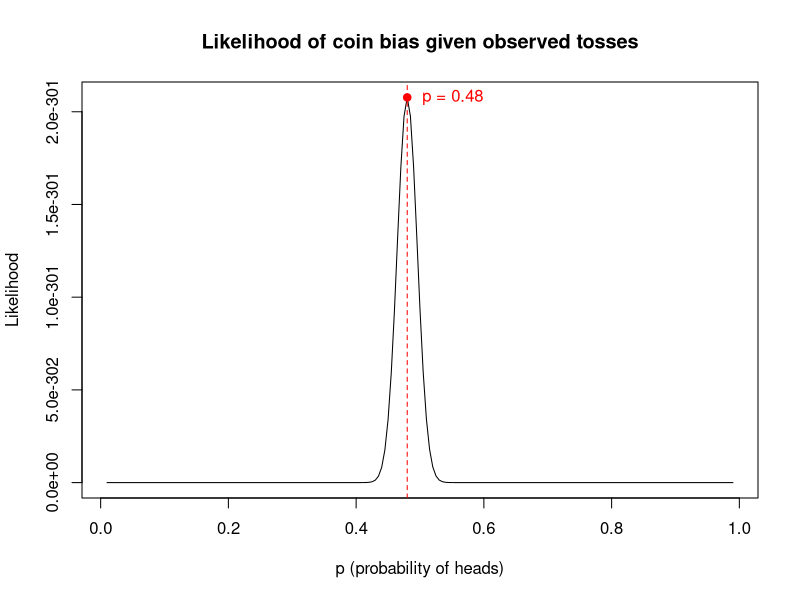
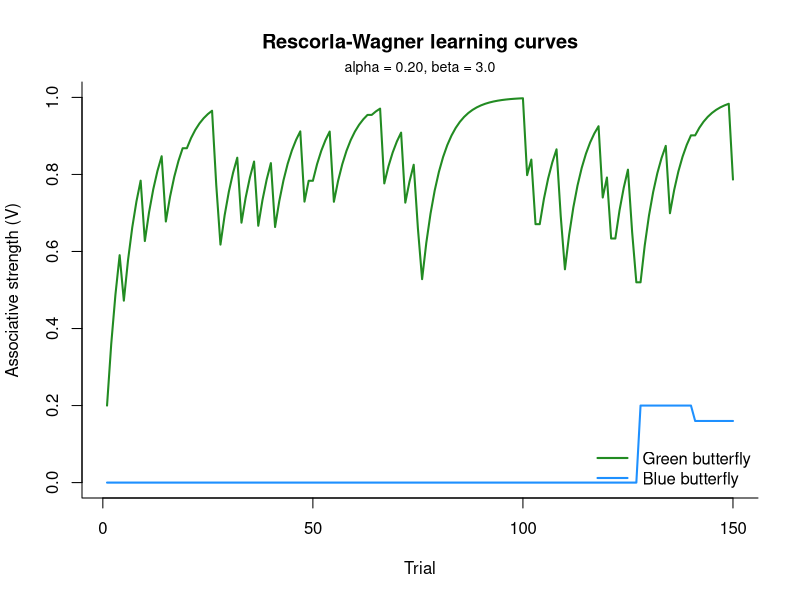
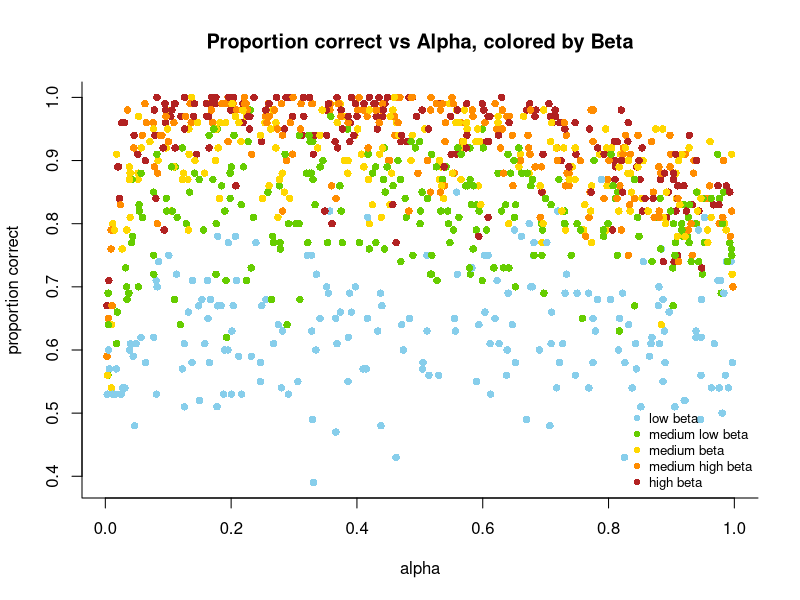

Here is the R script that generated these plots, in order:
# regular cointoss: 50/50 kans op kop of munt
samplesize = 100
prob1 = 0.5
prob2 = 0.5

# generate coin
coin = c(0, 1)
toss <- sample(coin, replace = TRUE, size = samplesize, prob = c(prob1, prob2))

cointoss <- function(samplesize = 100, prob1 = 0.5, prob2 = 0.5) {
  coin <- c(0, 1)
  toss <- sample(coin, replace = TRUE, size = samplesize, prob = c(prob1, prob2))
  return(toss)
}

# likelihood function: L(p) = p^heads * (1 - p)^(n - heads)
# log-likelihood: logL(p) = heads * log(p) + (n - heads) * log(1 - p)
# generate data
set.seed(3)
toss <- cointoss(samplesize = 1000, prob1 = 0.5, prob2 = 0.5)
heads <- sum(toss)
n <- length(toss)

# log-likelihood function
loglik <- function(p, heads, n) {
  heads * log(p) + (n - heads) * log(1 - p)
}

# p zoeken die log-likelihood function maximizet = maximum likelihood estimate (mle)
mle <- optimize(loglik, interval = c(1e-4, 1-1e-4), heads = heads, n = n, maximum = TRUE)
mle$maximum 
heads / n

# plot likelihood curve
ps <- seq(0.01, 0.99, by = 0.005)
liks <- exp(sapply(ps, loglik, heads = heads, n = n))

peak_p <- mle$maximum
peak_lik <- exp(mle$objective)

plot(ps, liks, type = "l", xlab = "p (probability of heads)", ylab = "Likelihood", 
     main = "Likelihood of coin bias given observed tosses")
abline(v = peak_p, col = "red", lty = 2)
points(peak_p, peak_lik, col = "red", pch = 19)
text(peak_p, peak_lik, labels = paste0(" p = ", round(peak_p, 3)), pos = 4, col = "red")

# GOAL 2 X
# GOAL 3 X


# copy paste RW model voor MLE
softmax <- function(V, beta) {
  exp(beta * V["green"]) /
    (exp(beta * V["green"]) + exp(beta * V["blue"]))
}
deliver_reward <- function(is_correct, p_reward_correct, p_reward_incorrect) {
  p_rew <- if (is_correct) p_reward_correct else p_reward_incorrect
  reward <- as.numeric(runif(1) < p_rew)
}
value_update <- function(V, choice, reward, alpha) {
  pred_error <- reward - V[choice]
  V[choice] <- V[choice] + alpha * pred_error
  V
}

# TASK
simulate_RW_task <- function(n_trials        = 100,
                             correct_stim    = "green",
                             p_reward_correct   = 0.8,
                             p_reward_incorrect = 0.2,
                             alpha           = 0.2,
                             beta            = 3,
                             V_init          = c(green = 0, blue = 0)) {
  V <- V_init
  
  results <- data.frame(
    trial          = 1:n_trials,
    choice         = character(n_trials),
    correct        = logical(n_trials),
    reward         = numeric(n_trials),
    V_green        = numeric(n_trials),
    V_blue         = numeric(n_trials),
    p_choose_green = numeric(n_trials)
  )
  
  for (t in 1:n_trials) {
    
    # softmax choice prob voor green
    p_green <- softmax(V, beta)
    
    # agent makes choice
    choice <- ifelse(runif(1) < p_green, "green", "blue")
    is_correct <- (choice == correct_stim)
    
    # after choice we get reward delivery
    reward <- deliver_reward(is_correct, p_reward_correct, p_reward_incorrect)
    
    # na reward komt value update
    V <- value_update(V, choice, reward, alpha)
    
    # log elke trial in de data frame
    results$choice[t] <- choice
    results$correct[t] <- is_correct
    results$reward[t] <- reward
    results$V_green[t] <- V["green"]
    results$V_blue[t] <- V["blue"]
    results$p_choose_green[t] <- p_green
  }
  
  # voeg attribuut "parameters" toe aan dataframe zodat exacte waarden van huidig gerunde simulatie opgeslaan worden
  attr(results, "parameters") <- list(correct_stim = correct_stim, p_reward_correct = p_reward_correct, 
                                      p_reward_incorrect = p_reward_incorrect, alpha = alpha, beta = beta)
  results
}

# sim runnen
sim <- simulate_RW_task(
  n_trials           = 150,
  correct_stim       = "green",
  p_reward_correct   = 0.8,
  p_reward_incorrect = 0.2,
  alpha              = 0.2,
  beta               = 3
)

head(sim)

# plots maken
params <- attr(sim, "parameters")
plot(sim$trial, sim$V_green, type = "l", col = "forestgreen", lwd = "2",
     ylim = c(0, 1), xlab = "Trial", ylab = "Associative strength (V)",
     main = "Rescorla-Wagner learning curves", bty = "l")
mtext(sprintf("alpha = %.2f, beta = %.1f", params$alpha, params$beta), side = 3, line = 0.3, cex = 0.85)
lines(sim$trial, sim$V_blue, col = "dodgerblue", lwd = "2")
legend("bottomright", legend = c("Green butterfly", "Blue butterfly"), 
       col = c("forestgreen", "dodgerblue"), lwd = "2", bty = "n")


# data genereren: sim 1000 keer runnen
set.seed(202)
n_sims <- 1000

true_alpha <- runif(n_sims, min = 0, max = 1)
true_beta  <- runif(n_sims, min = 0, max = 10)

sim_list <- vector("list", n_sims) # creating a list of 1000 dataframes (one for every output of 100 trials)

for (i in 1:n_sims) {
  sim_list[[i]] <- simulate_RW_task(
    n_trials = 100,
    correct_stim = "green",
    p_reward_correct = 0.8,
    p_reward_incorrect = 0.2,
    alpha = true_alpha[i],
    beta = true_beta[i]
  )
}

# data visualiseren
summary_df <- data.frame(
  sim = 1:n_sims,
  alpha = true_alpha,
  beta = true_beta,
  prop_correct = sapply(sim_list, function(d) mean(d$correct)),
  final_Vgreen = sapply(sim_list, function(d) tail(d$V_green, 1))
)
head(summary_df)

# plot maken
beta_groups <- cut(summary_df$beta, breaks = 5,
                   labels = c("low beta", "medium low beta", "medium beta", "medium high beta", "high beta"))
group_colors <- c("low beta"         = "skyblue",
                  "medium low beta"  = "chartreuse3",
                  "medium beta"      = "gold1",
                  "medium high beta" = "darkorange",
                  "high beta"        = "firebrick")
plot(summary_df$alpha, summary_df$prop_correct,
     col = group_colors[beta_groups], pch = 16,
     xlab = "alpha", ylab = "proportion correct",
     main = "Proportion correct vs Alpha, colored by Beta",
     bty = "l")

legend("bottomright", legend = names(group_colors), col = group_colors, pch = 16, bty = "n", cex = 0.8)

# likelihood:     L(alpha, beta)    = ∏_{t=1}^{n} P_green(t)^I(c_t = green) * P_blue(t)^I(c_t = blue)
# loglikelihood:  logL(alpha, beta) = Σ_{t=1}^{n} [I(c_t = green) * log(P_green(t)) + I(c_t = blue) * log(blue(t))]
neglogL <- function(params, choice, reward, V_init = c(green = 0, blue = 0)) {
  alpha   <- params[1]
  beta    <- params[2]
  
  V       <- V_init
  n       <- length(choice)
  loglik  <- 0 # starting value, loop will update
  
  for (t in 1:n) {
    p_green <- softmax(V, beta)
    p_chosen <- if (choice[t] == "green") p_green else (1 - p_green)
    loglik <- loglik + log(p_chosen)
    
    V <- value_update(V, choice[t], reward[t], alpha)
  }
  
  -loglik
}

fit <- optim(
  par = c(alpha = 0.2, beta = 1),
  fn = neglogL,
  choice = sim$choice,
  reward = sim$reward,
  method = "L-BFGS-B",
  lower = c(0.001, 0.001),
  upper = c(1, 20)
)

fit$par
params$alpha
params$beta
